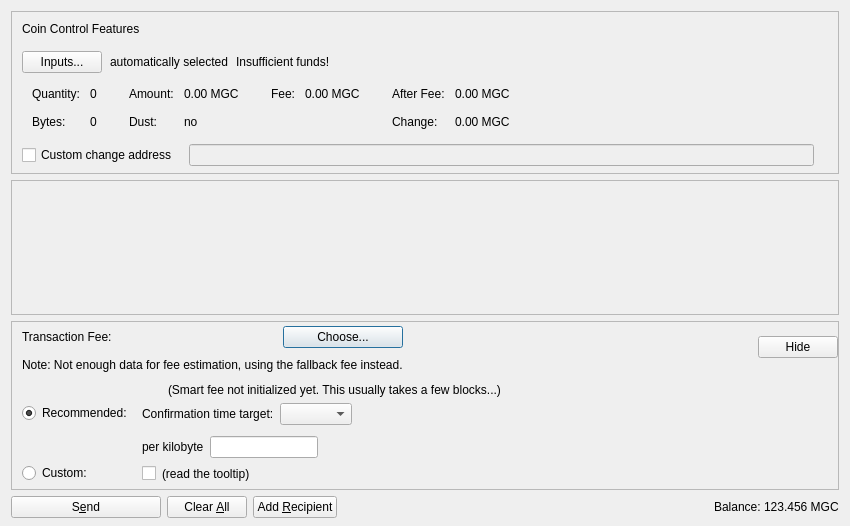
<?xml version="1.0" encoding="UTF-8"?>
<ui version="4.0">
 <class>SendCoinsDialog</class>
 <widget class="QDialog" name="SendCoinsDialog">
  <property name="geometry">
   <rect>
    <x>0</x>
    <y>0</y>
    <width>850</width>
    <height>526</height>
   </rect>
  </property>
  <property name="windowTitle">
   <string>Send Coins</string>
  </property>
  <layout class="QVBoxLayout" name="verticalLayout" stretch="0,1,0,0">
   <property name="bottomMargin">
    <number>8</number>
   </property>
   <item>
    <widget class="QFrame" name="frameCoinControl">
     <property name="sizePolicy">
      <sizepolicy hsizetype="Expanding" vsizetype="Expanding">
       <horstretch>0</horstretch>
       <verstretch>0</verstretch>
      </sizepolicy>
     </property>
     <property name="maximumSize">
      <size>
       <width>16777215</width>
       <height>16777215</height>
      </size>
     </property>
     <property name="frameShape">
      <enum>QFrame::StyledPanel</enum>
     </property>
     <property name="frameShadow">
      <enum>QFrame::Sunken</enum>
     </property>
     <layout class="QVBoxLayout" name="verticalLayoutCoinControl2">
      <property name="spacing">
       <number>0</number>
      </property>
      <property name="leftMargin">
       <number>0</number>
      </property>
      <property name="topMargin">
       <number>0</number>
      </property>
      <property name="rightMargin">
       <number>0</number>
      </property>
      <property name="bottomMargin">
       <number>6</number>
      </property>
      <item>
       <layout class="QVBoxLayout" name="verticalLayoutCoinControl" stretch="0,0,0,0,1">
        <property name="spacing">
         <number>0</number>
        </property>
        <property name="leftMargin">
         <number>10</number>
        </property>
        <property name="topMargin">
         <number>10</number>
        </property>
        <item>
         <layout class="QHBoxLayout" name="horizontalLayoutCoinControl1">
          <property name="bottomMargin">
           <number>15</number>
          </property>
          <item>
           <widget class="QLabel" name="labelCoinControlFeatures">
            <property name="sizePolicy">
             <sizepolicy hsizetype="Preferred" vsizetype="Maximum">
              <horstretch>0</horstretch>
              <verstretch>0</verstretch>
             </sizepolicy>
            </property>
            <property name="text">
             <string>Coin Control Features</string>
            </property>
           </widget>
          </item>
         </layout>
        </item>
        <item>
         <layout class="QHBoxLayout" name="horizontalLayoutCoinControl2" stretch="0,0,0,0">
          <property name="spacing">
           <number>8</number>
          </property>
          <property name="bottomMargin">
           <number>10</number>
          </property>
          <item>
           <widget class="QPushButton" name="pushButtonCoinControl">
            <property name="styleSheet">
             <string notr="true"/>
            </property>
            <property name="text">
             <string>Inputs...</string>
            </property>
            <property name="autoDefault">
             <bool>false</bool>
            </property>
           </widget>
          </item>
          <item>
           <widget class="QLabel" name="labelCoinControlAutomaticallySelected">
            <property name="text">
             <string>automatically selected</string>
            </property>
            <property name="margin">
             <number>5</number>
            </property>
           </widget>
          </item>
          <item>
           <widget class="QLabel" name="labelCoinControlInsuffFunds">
            <property name="text">
             <string>Insufficient funds!</string>
            </property>
            <property name="margin">
             <number>5</number>
            </property>
           </widget>
          </item>
          <item>
           <spacer name="horizontalSpacerCoinControl">
            <property name="orientation">
             <enum>Qt::Horizontal</enum>
            </property>
            <property name="sizeHint" stdset="0">
             <size>
              <width>40</width>
              <height>1</height>
             </size>
            </property>
           </spacer>
          </item>
         </layout>
        </item>
        <item>
         <widget class="QWidget" name="widgetCoinControl" native="true">
          <property name="sizePolicy">
           <sizepolicy hsizetype="Preferred" vsizetype="Preferred">
            <horstretch>0</horstretch>
            <verstretch>0</verstretch>
           </sizepolicy>
          </property>
          <property name="minimumSize">
           <size>
            <width>0</width>
            <height>0</height>
           </size>
          </property>
          <property name="styleSheet">
           <string notr="true"/>
          </property>
          <layout class="QHBoxLayout" name="horizontalLayoutCoinControl5">
           <property name="leftMargin">
            <number>0</number>
           </property>
           <property name="topMargin">
            <number>0</number>
           </property>
           <property name="rightMargin">
            <number>0</number>
           </property>
           <property name="bottomMargin">
            <number>0</number>
           </property>
           <item>
            <layout class="QHBoxLayout" name="horizontalLayoutCoinControl3" stretch="0,0,0,1">
             <property name="spacing">
              <number>20</number>
             </property>
             <property name="topMargin">
              <number>0</number>
             </property>
             <property name="bottomMargin">
              <number>10</number>
             </property>
             <item>
              <layout class="QFormLayout" name="formLayoutCoinControl1">
               <property name="horizontalSpacing">
                <number>10</number>
               </property>
               <property name="verticalSpacing">
                <number>14</number>
               </property>
               <property name="leftMargin">
                <number>10</number>
               </property>
               <property name="topMargin">
                <number>4</number>
               </property>
               <property name="rightMargin">
                <number>6</number>
               </property>
               <item row="0" column="0">
                <widget class="QLabel" name="labelCoinControlQuantityText">
                 <property name="text">
                  <string>Quantity:</string>
                 </property>
                 <property name="margin">
                  <number>0</number>
                 </property>
                </widget>
               </item>
               <item row="0" column="1">
                <widget class="QLabel" name="labelCoinControlQuantity">
                 <property name="cursor">
                  <cursorShape>IBeamCursor</cursorShape>
                 </property>
                 <property name="contextMenuPolicy">
                  <enum>Qt::ActionsContextMenu</enum>
                 </property>
                 <property name="text">
                  <string notr="true">0</string>
                 </property>
                 <property name="margin">
                  <number>0</number>
                 </property>
                 <property name="textInteractionFlags">
                  <set>Qt::LinksAccessibleByMouse|Qt::TextSelectableByKeyboard|Qt::TextSelectableByMouse</set>
                 </property>
                </widget>
               </item>
               <item row="1" column="0">
                <widget class="QLabel" name="labelCoinControlBytesText">
                 <property name="text">
                  <string>Bytes:</string>
                 </property>
                </widget>
               </item>
               <item row="1" column="1">
                <widget class="QLabel" name="labelCoinControlBytes">
                 <property name="cursor">
                  <cursorShape>IBeamCursor</cursorShape>
                 </property>
                 <property name="contextMenuPolicy">
                  <enum>Qt::ActionsContextMenu</enum>
                 </property>
                 <property name="text">
                  <string notr="true">0</string>
                 </property>
                 <property name="textInteractionFlags">
                  <set>Qt::LinksAccessibleByMouse|Qt::TextSelectableByKeyboard|Qt::TextSelectableByMouse</set>
                 </property>
                </widget>
               </item>
              </layout>
             </item>
             <item>
              <layout class="QFormLayout" name="formLayoutCoinControl2">
               <property name="horizontalSpacing">
                <number>10</number>
               </property>
               <property name="verticalSpacing">
                <number>14</number>
               </property>
               <property name="leftMargin">
                <number>6</number>
               </property>
               <property name="topMargin">
                <number>4</number>
               </property>
               <property name="rightMargin">
                <number>6</number>
               </property>
               <item row="0" column="0">
                <widget class="QLabel" name="labelCoinControlAmountText">
                 <property name="text">
                  <string>Amount:</string>
                 </property>
                 <property name="margin">
                  <number>0</number>
                 </property>
                </widget>
               </item>
               <item row="0" column="1">
                <widget class="QLabel" name="labelCoinControlAmount">
                 <property name="cursor">
                  <cursorShape>IBeamCursor</cursorShape>
                 </property>
                 <property name="contextMenuPolicy">
                  <enum>Qt::ActionsContextMenu</enum>
                 </property>
                 <property name="text">
                  <string notr="true">0.00 MGC</string>
                 </property>
                 <property name="textInteractionFlags">
                  <set>Qt::LinksAccessibleByMouse|Qt::TextSelectableByKeyboard|Qt::TextSelectableByMouse</set>
                 </property>
                </widget>
               </item>
               <item row="1" column="0">
                <widget class="QLabel" name="labelCoinControlLowOutputText">
                 <property name="text">
                  <string>Dust:</string>
                 </property>
                </widget>
               </item>
               <item row="1" column="1">
                <widget class="QLabel" name="labelCoinControlLowOutput">
                 <property name="cursor">
                  <cursorShape>IBeamCursor</cursorShape>
                 </property>
                 <property name="contextMenuPolicy">
                  <enum>Qt::ActionsContextMenu</enum>
                 </property>
                 <property name="text">
                  <string notr="true">no</string>
                 </property>
                 <property name="textInteractionFlags">
                  <set>Qt::LinksAccessibleByMouse|Qt::TextSelectableByKeyboard|Qt::TextSelectableByMouse</set>
                 </property>
                </widget>
               </item>
              </layout>
             </item>
             <item>
              <layout class="QFormLayout" name="formLayoutCoinControl3">
               <property name="horizontalSpacing">
                <number>10</number>
               </property>
               <property name="verticalSpacing">
                <number>14</number>
               </property>
               <property name="leftMargin">
                <number>6</number>
               </property>
               <property name="topMargin">
                <number>4</number>
               </property>
               <property name="rightMargin">
                <number>6</number>
               </property>
               <item row="0" column="0">
                <widget class="QLabel" name="labelCoinControlFeeText">
                 <property name="text">
                  <string>Fee:</string>
                 </property>
                 <property name="margin">
                  <number>0</number>
                 </property>
                </widget>
               </item>
               <item row="0" column="1">
                <widget class="QLabel" name="labelCoinControlFee">
                 <property name="cursor">
                  <cursorShape>IBeamCursor</cursorShape>
                 </property>
                 <property name="contextMenuPolicy">
                  <enum>Qt::ActionsContextMenu</enum>
                 </property>
                 <property name="text">
                  <string notr="true">0.00 MGC</string>
                 </property>
                 <property name="textInteractionFlags">
                  <set>Qt::LinksAccessibleByMouse|Qt::TextSelectableByKeyboard|Qt::TextSelectableByMouse</set>
                 </property>
                </widget>
               </item>
              </layout>
             </item>
             <item>
              <layout class="QFormLayout" name="formLayoutCoinControl4">
               <property name="horizontalSpacing">
                <number>10</number>
               </property>
               <property name="verticalSpacing">
                <number>14</number>
               </property>
               <property name="leftMargin">
                <number>6</number>
               </property>
               <property name="topMargin">
                <number>4</number>
               </property>
               <property name="rightMargin">
                <number>6</number>
               </property>
               <item row="0" column="0">
                <widget class="QLabel" name="labelCoinControlAfterFeeText">
                 <property name="text">
                  <string>After Fee:</string>
                 </property>
                 <property name="margin">
                  <number>0</number>
                 </property>
                </widget>
               </item>
               <item row="0" column="1">
                <widget class="QLabel" name="labelCoinControlAfterFee">
                 <property name="cursor">
                  <cursorShape>IBeamCursor</cursorShape>
                 </property>
                 <property name="contextMenuPolicy">
                  <enum>Qt::ActionsContextMenu</enum>
                 </property>
                 <property name="text">
                  <string notr="true">0.00 MGC</string>
                 </property>
                 <property name="textInteractionFlags">
                  <set>Qt::LinksAccessibleByMouse|Qt::TextSelectableByKeyboard|Qt::TextSelectableByMouse</set>
                 </property>
                </widget>
               </item>
               <item row="1" column="0">
                <widget class="QLabel" name="labelCoinControlChangeText">
                 <property name="text">
                  <string>Change:</string>
                 </property>
                </widget>
               </item>
               <item row="1" column="1">
                <widget class="QLabel" name="labelCoinControlChange">
                 <property name="cursor">
                  <cursorShape>IBeamCursor</cursorShape>
                 </property>
                 <property name="contextMenuPolicy">
                  <enum>Qt::ActionsContextMenu</enum>
                 </property>
                 <property name="text">
                  <string notr="true">0.00 MGC</string>
                 </property>
                 <property name="textInteractionFlags">
                  <set>Qt::LinksAccessibleByMouse|Qt::TextSelectableByKeyboard|Qt::TextSelectableByMouse</set>
                 </property>
                </widget>
               </item>
              </layout>
             </item>
            </layout>
           </item>
          </layout>
         </widget>
        </item>
        <item>
         <layout class="QHBoxLayout" name="horizontalLayoutCoinControl4" stretch="0,0,0">
          <property name="spacing">
           <number>12</number>
          </property>
          <property name="sizeConstraint">
           <enum>QLayout::SetDefaultConstraint</enum>
          </property>
          <property name="topMargin">
           <number>5</number>
          </property>
          <property name="rightMargin">
           <number>5</number>
          </property>
          <item>
           <widget class="QCheckBox" name="checkBoxCoinControlChange">
            <property name="toolTip">
             <string>If this is activated, but the change address is empty or invalid, change will be sent to a newly generated address.</string>
            </property>
            <property name="text">
             <string>Custom change address</string>
            </property>
           </widget>
          </item>
          <item>
           <widget class="QValidatedLineEdit" name="lineEditCoinControlChange">
            <property name="enabled">
             <bool>false</bool>
            </property>
            <property name="sizePolicy">
             <sizepolicy hsizetype="Expanding" vsizetype="Fixed">
              <horstretch>0</horstretch>
              <verstretch>0</verstretch>
             </sizepolicy>
            </property>
           </widget>
          </item>
          <item>
           <widget class="QLabel" name="labelCoinControlChangeLabel">
            <property name="sizePolicy">
             <sizepolicy hsizetype="Preferred" vsizetype="Expanding">
              <horstretch>0</horstretch>
              <verstretch>0</verstretch>
             </sizepolicy>
            </property>
            <property name="minimumSize">
             <size>
              <width>0</width>
              <height>0</height>
             </size>
            </property>
            <property name="text">
             <string/>
            </property>
            <property name="margin">
             <number>3</number>
            </property>
           </widget>
          </item>
         </layout>
        </item>
        <item>
         <spacer name="verticalSpacerCoinControl">
          <property name="orientation">
           <enum>Qt::Vertical</enum>
          </property>
          <property name="sizeHint" stdset="0">
           <size>
            <width>800</width>
            <height>1</height>
           </size>
          </property>
         </spacer>
        </item>
       </layout>
      </item>
     </layout>
    </widget>
   </item>
   <item>
    <widget class="QScrollArea" name="scrollArea">
     <property name="widgetResizable">
      <bool>true</bool>
     </property>
     <widget class="QWidget" name="scrollAreaWidgetContents">
      <property name="geometry">
       <rect>
        <x>0</x>
        <y>0</y>
        <width>830</width>
        <height>104</height>
       </rect>
      </property>
      <layout class="QVBoxLayout" name="verticalLayout_2" stretch="0,1">
       <property name="leftMargin">
        <number>0</number>
       </property>
       <property name="topMargin">
        <number>0</number>
       </property>
       <property name="rightMargin">
        <number>0</number>
       </property>
       <property name="bottomMargin">
        <number>0</number>
       </property>
       <item>
        <layout class="QVBoxLayout" name="entries">
         <property name="spacing">
          <number>6</number>
         </property>
        </layout>
       </item>
       <item>
        <spacer name="verticalSpacer">
         <property name="orientation">
          <enum>Qt::Vertical</enum>
         </property>
         <property name="sizeHint" stdset="0">
          <size>
           <width>20</width>
           <height>40</height>
          </size>
         </property>
        </spacer>
       </item>
      </layout>
     </widget>
    </widget>
   </item>
   <item>
    <widget class="QFrame" name="frameFee">
     <property name="sizePolicy">
      <sizepolicy hsizetype="Expanding" vsizetype="Expanding">
       <horstretch>0</horstretch>
       <verstretch>0</verstretch>
      </sizepolicy>
     </property>
     <property name="maximumSize">
      <size>
       <width>16777215</width>
       <height>16777215</height>
      </size>
     </property>
     <property name="frameShape">
      <enum>QFrame::StyledPanel</enum>
     </property>
     <property name="frameShadow">
      <enum>QFrame::Sunken</enum>
     </property>
     <layout class="QVBoxLayout" name="verticalLayoutFee1">
      <property name="spacing">
       <number>0</number>
      </property>
      <property name="leftMargin">
       <number>0</number>
      </property>
      <property name="topMargin">
       <number>0</number>
      </property>
      <property name="rightMargin">
       <number>0</number>
      </property>
      <property name="bottomMargin">
       <number>0</number>
      </property>
      <item>
       <layout class="QVBoxLayout" name="verticalLayoutFee2" stretch="0,0,0">
        <property name="spacing">
         <number>0</number>
        </property>
        <property name="leftMargin">
         <number>10</number>
        </property>
        <property name="topMargin">
         <number>0</number>
        </property>
        <item>
         <layout class="QHBoxLayout" name="horizontalLayoutFee1">
          <property name="bottomMargin">
           <number>0</number>
          </property>
          <item>
           <layout class="QVBoxLayout" name="verticalLayoutFee7">
            <property name="spacing">
             <number>0</number>
            </property>
            <item>
             <spacer name="verticalSpacerSmartFee">
              <property name="orientation">
               <enum>Qt::Vertical</enum>
              </property>
              <property name="sizeType">
               <enum>QSizePolicy::Fixed</enum>
              </property>
              <property name="sizeHint" stdset="0">
               <size>
                <width>1</width>
                <height>4</height>
               </size>
              </property>
             </spacer>
            </item>
            <item>
             <layout class="QHBoxLayout" name="horizontalLayoutSmartFee">
              <property name="spacing">
               <number>10</number>
              </property>
              <item>
               <widget class="QLabel" name="labelFeeHeadline">
                <property name="sizePolicy">
                 <sizepolicy hsizetype="Preferred" vsizetype="Maximum">
                  <horstretch>0</horstretch>
                  <verstretch>0</verstretch>
                 </sizepolicy>
                </property>
                <property name="text">
                 <string>Transaction Fee:</string>
                </property>
               </widget>
              </item>
              <item>
               <widget class="QLabel" name="labelFeeMinimized">
                <property name="text">
                 <string/>
                </property>
               </widget>
              </item>
              <item>
               <widget class="QPushButton" name="buttonChooseFee">
                <property name="text">
                 <string>Choose...</string>
                </property>
               </widget>
              </item>
             </layout>
            </item>
            <item>
             <spacer name="verticalSpacer_7">
              <property name="orientation">
               <enum>Qt::Vertical</enum>
              </property>
              <property name="sizeHint" stdset="0">
               <size>
                <width>1</width>
                <height>10</height>
               </size>
              </property>
             </spacer>
            </item>
            <item>
             <widget class="QLabel" name="fallbackFeeWarningLabel">
              <property name="toolTip">
               <string>Using the fallbackfee can result in sending a transaction that will take several hours or days (or never) to confirm. Consider choosing your fee manually or wait until you have validated the complete chain.</string>
              </property>
              <property name="text">
               <string>Note: Not enough data for fee estimation, using the fallback fee instead.</string>
              </property>
              <property name="wordWrap">
               <bool>false</bool>
              </property>
             </widget>
            </item>
            <item>
             <spacer name="verticalSpacer_5">
              <property name="orientation">
               <enum>Qt::Vertical</enum>
              </property>
              <property name="sizeHint" stdset="0">
               <size>
                <width>1</width>
                <height>1</height>
               </size>
              </property>
             </spacer>
            </item>
           </layout>
          </item>
          <item>
           <spacer name="horizontalSpacer_4">
            <property name="orientation">
             <enum>Qt::Horizontal</enum>
            </property>
            <property name="sizeHint" stdset="0">
             <size>
              <width>1</width>
              <height>1</height>
             </size>
            </property>
           </spacer>
          </item>
          <item>
           <widget class="QPushButton" name="buttonMinimizeFee">
            <property name="toolTip">
             <string>collapse fee-settings</string>
            </property>
            <property name="text">
             <string>Hide</string>
            </property>
           </widget>
          </item>
         </layout>
        </item>
        <item>
         <widget class="QFrame" name="frameFeeSelection">
          <layout class="QVBoxLayout" name="verticalLayoutFee12">
           <property name="spacing">
            <number>0</number>
           </property>
           <property name="leftMargin">
            <number>0</number>
           </property>
           <property name="topMargin">
            <number>0</number>
           </property>
           <property name="rightMargin">
            <number>0</number>
           </property>
           <property name="bottomMargin">
            <number>0</number>
           </property>
           <item>
            <layout class="QGridLayout" name="gridLayoutFee">
             <property name="topMargin">
              <number>10</number>
             </property>
             <property name="bottomMargin">
              <number>4</number>
             </property>
             <property name="horizontalSpacing">
              <number>10</number>
             </property>
             <property name="verticalSpacing">
              <number>4</number>
             </property>
             <item row="1" column="1">
              <layout class="QVBoxLayout" name="verticalLayoutFee8">
               <property name="spacing">
                <number>6</number>
               </property>
               <property name="topMargin">
                <number>3</number>
               </property>
               <item>
                <layout class="QHBoxLayout" name="horizontalLayoutFee13" stretch="0,0,1">
                 <item>
                  <widget class="QLabel" name="labelCustomPerKilobyte">
                   <property name="toolTip">
                    <string>If the custom fee is set to 1000 duffs and the transaction is only 250 bytes, then &quot;per kilobyte&quot; only pays 250 duffs in fee,&lt;br /&gt;while &quot;at least&quot; pays 1000 duffs. For transactions bigger than a kilobyte both pay by kilobyte.</string>
                   </property>
                   <property name="text">
                    <string>per kilobyte</string>
                   </property>
                  </widget>
                 </item>
                 <item>
                  <widget class="BitcoinAmountField" name="customFee"/>
                 </item>
                 <item>
                  <spacer name="horizontalSpacer_6">
                   <property name="orientation">
                    <enum>Qt::Horizontal</enum>
                   </property>
                   <property name="sizeHint" stdset="0">
                    <size>
                     <width>1</width>
                     <height>1</height>
                    </size>
                   </property>
                  </spacer>
                 </item>
                </layout>
               </item>
               <item>
                <layout class="QHBoxLayout" name="horizontalLayoutFee8">
                 <item>
                  <widget class="QCheckBox" name="checkBoxMinimumFee">
                   <property name="toolTip">
                    <string>Paying only the minimum fee is just fine as long as there is less transaction volume than space in the blocks.&lt;br /&gt;But be aware that this can end up in a never confirming transaction once there is more demand for mgc transactions than the network can process.</string>
                   </property>
                   <property name="text">
                    <string/>
                   </property>
                  </widget>
                 </item>
                 <item>
                  <widget class="QLabel" name="labelMinFeeWarning">
                   <property name="enabled">
                    <bool>true</bool>
                   </property>
                   <property name="toolTip">
                    <string>Paying only the minimum fee is just fine as long as there is less transaction volume than space in the blocks.&lt;br /&gt;But be aware that this can end up in a never confirming transaction once there is more demand for mgc transactions than the network can process.</string>
                   </property>
                   <property name="text">
                    <string>(read the tooltip)</string>
                   </property>
                   <property name="margin">
                    <number>5</number>
                   </property>
                  </widget>
                 </item>
                 <item>
                  <spacer name="horizontalSpacer_2">
                   <property name="orientation">
                    <enum>Qt::Horizontal</enum>
                   </property>
                   <property name="sizeHint" stdset="0">
                    <size>
                     <width>1</width>
                     <height>1</height>
                    </size>
                   </property>
                  </spacer>
                 </item>
                </layout>
               </item>
              </layout>
             </item>
             <item row="0" column="0">
              <layout class="QVBoxLayout" name="verticalLayoutFee4" stretch="0,1">
               <property name="topMargin">
                <number>20</number>
               </property>
               <property name="bottomMargin">
                <number>3</number>
               </property>
               <item>
                <widget class="QRadioButton" name="radioSmartFee">
                 <property name="text">
                  <string>Recommended:</string>
                 </property>
                 <property name="checked">
                  <bool>true</bool>
                 </property>
                 <attribute name="buttonGroup">
                  <string notr="true">groupFee</string>
                 </attribute>
                </widget>
               </item>
               <item>
                <spacer name="verticalSpacer_2">
                 <property name="orientation">
                  <enum>Qt::Vertical</enum>
                 </property>
                 <property name="sizeHint" stdset="0">
                  <size>
                   <width>1</width>
                   <height>1</height>
                  </size>
                 </property>
                </spacer>
               </item>
              </layout>
             </item>
             <item row="1" column="0">
              <layout class="QVBoxLayout" name="verticalLayoutFee9" stretch="0,1">
               <property name="topMargin">
                <number>30</number>
               </property>
               <item>
                <widget class="QRadioButton" name="radioCustomFee">
                 <property name="text">
                  <string>Custom:</string>
                 </property>
                 <attribute name="buttonGroup">
                  <string notr="true">groupFee</string>
                 </attribute>
                </widget>
               </item>
               <item>
                <spacer name="verticalSpacer_6">
                 <property name="orientation">
                  <enum>Qt::Vertical</enum>
                 </property>
                 <property name="sizeHint" stdset="0">
                  <size>
                   <width>1</width>
                   <height>1</height>
                  </size>
                 </property>
                </spacer>
               </item>
              </layout>
             </item>
             <item row="0" column="1">
              <layout class="QVBoxLayout" name="verticalLayoutFee3" stretch="0,0,1">
               <property name="spacing">
                <number>6</number>
               </property>
               <property name="topMargin">
                <number>0</number>
               </property>
               <property name="bottomMargin">
                <number>3</number>
               </property>
               <item>
                <layout class="QHBoxLayout" name="horizontalLayoutFee12">
                 <item>
                  <widget class="QLabel" name="labelSmartFee">
                   <property name="text">
                    <string/>
                   </property>
                   <property name="margin">
                    <number>2</number>
                   </property>
                  </widget>
                 </item>
                 <item>
                  <widget class="QLabel" name="labelFeeEstimation">
                   <property name="text">
                    <string/>
                   </property>
                  </widget>
                 </item>
                 <item>
                  <widget class="QLabel" name="labelSmartFee2">
                   <property name="text">
                    <string>(Smart fee not initialized yet. This usually takes a few blocks...)</string>
                   </property>
                   <property name="margin">
                    <number>2</number>
                   </property>
                  </widget>
                 </item>
                 <item>
                  <spacer name="horizontalSpacer_5">
                   <property name="orientation">
                    <enum>Qt::Horizontal</enum>
                   </property>
                   <property name="sizeHint" stdset="0">
                    <size>
                     <width>1</width>
                     <height>1</height>
                    </size>
                   </property>
                  </spacer>
                 </item>
                </layout>
               </item>
               <item>
                <layout class="QHBoxLayout" name="horizontalLayoutFee9">
                 <item>
                  <layout class="QVBoxLayout" name="verticalLayoutFee6">
                   <item>
                    <widget class="QLabel" name="labelSmartFee3">
                     <property name="text">
                      <string>Confirmation time target:</string>
                     </property>
                     <property name="margin">
                      <number>2</number>
                     </property>
                    </widget>
                   </item>
                  </layout>
                 </item>
                 <item>
                  <layout class="QVBoxLayout" name="verticalLayoutFee5">
                   <property name="rightMargin">
                    <number>30</number>
                   </property>
                   <item>
                    <layout class="QHBoxLayout" name="horizontalLayoutConfTarget">
                     <property name="bottomMargin">
                      <number>0</number>
                     </property>
                     <item>
                      <widget class="QComboBox" name="confTargetSelector"/>
                     </item>
                     <item>
                      <spacer name="horizontalSpacerConfTarget">
                       <property name="orientation">
                        <enum>Qt::Horizontal</enum>
                       </property>
                       <property name="sizeHint" stdset="0">
                        <size>
                         <width>40</width>
                         <height>20</height>
                        </size>
                       </property>
                      </spacer>
                     </item>
                    </layout>
                   </item>
                  </layout>
                 </item>
                </layout>
               </item>
               <item>
                <spacer name="verticalSpacer_4">
                 <property name="orientation">
                  <enum>Qt::Vertical</enum>
                 </property>
                 <property name="sizeHint" stdset="0">
                  <size>
                   <width>1</width>
                   <height>1</height>
                  </size>
                 </property>
                </spacer>
               </item>
              </layout>
             </item>
            </layout>
           </item>
          </layout>
         </widget>
        </item>
        <item>
         <spacer name="verticalSpacerFee">
          <property name="orientation">
           <enum>Qt::Vertical</enum>
          </property>
          <property name="sizeHint" stdset="0">
           <size>
            <width>800</width>
            <height>1</height>
           </size>
          </property>
         </spacer>
        </item>
       </layout>
      </item>
     </layout>
    </widget>
   </item>
   <item>
    <layout class="QHBoxLayout" name="horizontalLayout">
     <item>
      <widget class="QPushButton" name="sendButton">
       <property name="minimumSize">
        <size>
         <width>150</width>
         <height>0</height>
        </size>
       </property>
       <property name="toolTip">
        <string>Confirm the send action</string>
       </property>
       <property name="text">
        <string>S&amp;end</string>
       </property>
       <property name="autoDefault">
        <bool>false</bool>
       </property>
       <property name="default">
        <bool>false</bool>
       </property>
      </widget>
     </item>
     <item>
      <widget class="QPushButton" name="clearButton">
       <property name="sizePolicy">
        <sizepolicy hsizetype="Minimum" vsizetype="Fixed">
         <horstretch>0</horstretch>
         <verstretch>0</verstretch>
        </sizepolicy>
       </property>
       <property name="toolTip">
        <string>Clear all fields of the form.</string>
       </property>
       <property name="text">
        <string>Clear &amp;All</string>
       </property>
       <property name="autoDefault">
        <bool>false</bool>
       </property>
      </widget>
     </item>
     <item>
      <widget class="QPushButton" name="addButton">
       <property name="toolTip">
        <string>Send to multiple recipients at once</string>
       </property>
       <property name="text">
        <string>Add &amp;Recipient</string>
       </property>
       <property name="autoDefault">
        <bool>false</bool>
       </property>
      </widget>
     </item>
     <item>
      <spacer name="horizontalSpacer">
       <property name="orientation">
        <enum>Qt::Horizontal</enum>
       </property>
       <property name="sizeHint" stdset="0">
        <size>
         <width>40</width>
         <height>20</height>
        </size>
       </property>
      </spacer>
     </item>
     <item>
      <layout class="QHBoxLayout" name="horizontalLayout_2">
       <property name="spacing">
        <number>3</number>
       </property>
       <item>
        <widget class="QLabel" name="labelBalanceText">
         <property name="text">
          <string>Balance:</string>
         </property>
        </widget>
       </item>
       <item>
        <widget class="QLabel" name="labelBalance">
         <property name="sizePolicy">
          <sizepolicy hsizetype="Preferred" vsizetype="Preferred">
           <horstretch>0</horstretch>
           <verstretch>0</verstretch>
          </sizepolicy>
         </property>
         <property name="cursor">
          <cursorShape>IBeamCursor</cursorShape>
         </property>
         <property name="text">
          <string notr="true">123.456 MGC</string>
         </property>
         <property name="textInteractionFlags">
          <set>Qt::LinksAccessibleByMouse|Qt::TextSelectableByKeyboard|Qt::TextSelectableByMouse</set>
         </property>
        </widget>
       </item>
      </layout>
     </item>
    </layout>
   </item>
  </layout>
 </widget>
 <customwidgets>
  <customwidget>
   <class>QValidatedLineEdit</class>
   <extends>QLineEdit</extends>
   <header>qt/qvalidatedlineedit.h</header>
  </customwidget>
  <customwidget>
   <class>BitcoinAmountField</class>
   <extends>QLineEdit</extends>
   <header>qt/bitcoinamountfield.h</header>
   <container>1</container>
  </customwidget>
 </customwidgets>
 <resources>
  <include location="../mgc.qrc"/>
 </resources>
 <connections/>
 <buttongroups>
  <buttongroup name="groupFee"/>
 </buttongroups>
</ui>
